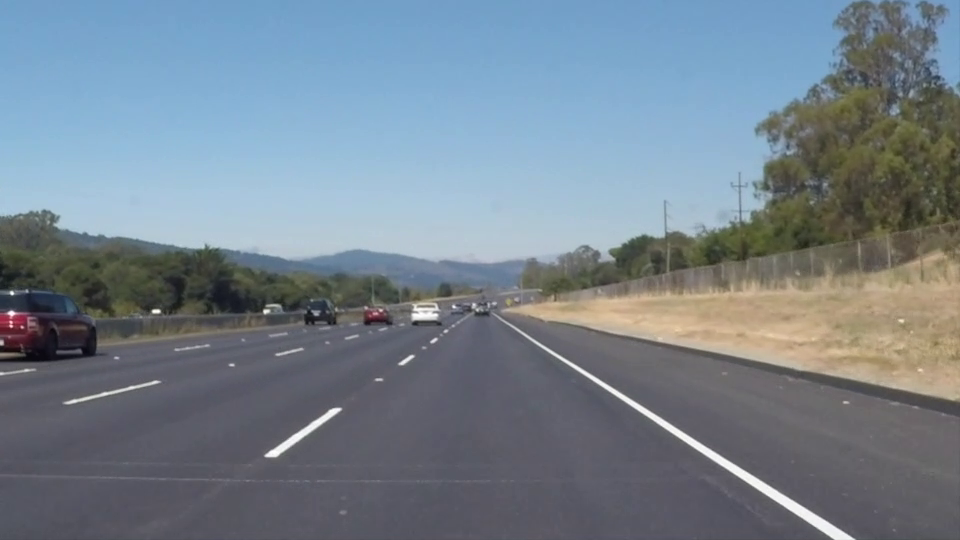
#> input picture frame 22 of TF/Udacity/self-driving/CarND-LaneLines-P1/solidWhiteRight.mp4, 960 x 540 px
$ python '霍夫变换2.py'
#> lines starting #> are read from the running program, lines starting #| are printed output that depends on the picture; after the words box and inside, x2 and y2 are one past the last pixel; in counts of white or black regions, pixels touching at a corner belong together; long printed decimals are rounded
# coding=utf-8

import cv2
import numpy as np
from matplotlib import pyplot as plt

cap=cv2.VideoCapture('solidWhiteRight.mp4')

while True:
    ret, img = cap.read()
#> img is the input picture: shape (540, 960, 3); mean B, G, R 141.9, 130.7, 117.7
    img=cv2.cvtColor(img,cv2.COLOR_BGR2RGB)
    rows, cols, ch = img.shape
#> rows = 540; cols = 960; ch = 3

    pts1 = np.float32([[329, 244], [994, 244], [225, 372], [1099, 372]])
    pts2 = np.float32([[300, 0], [600, 0], [300, 300], [600, 300]])

    M = cv2.getPerspectiveTransform(pts1, pts2)

    dst = cv2.warpPerspective(img, M, (900,800))
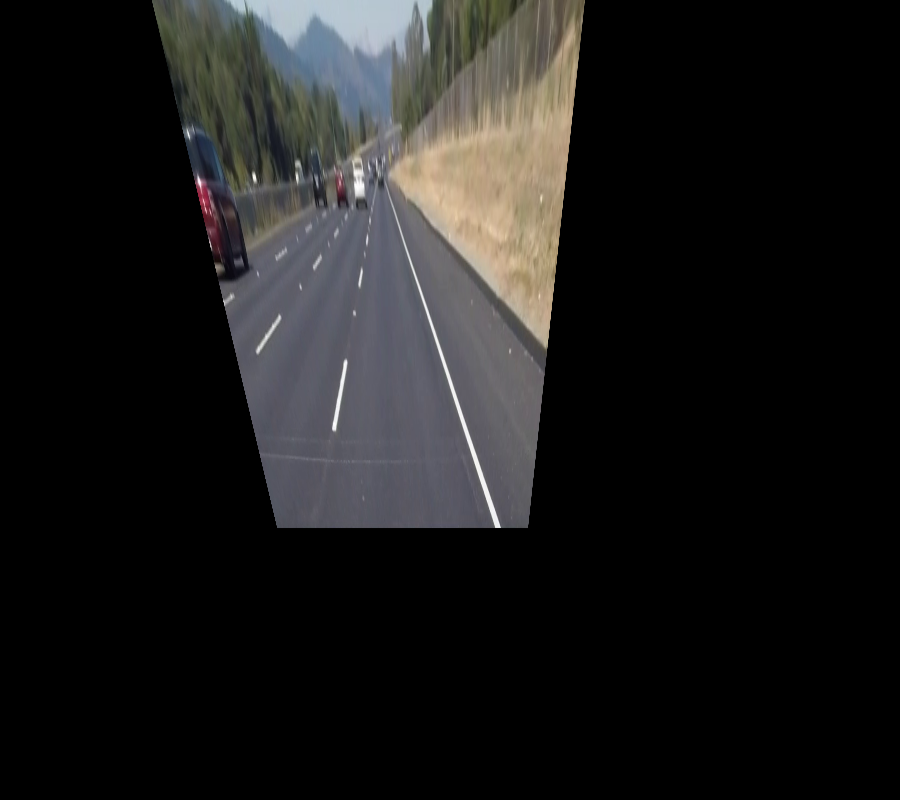
#> dst: shape (800, 900, 3); mean R, G, B 27.5, 27, 26.7

    plt.subplot(131), plt.imshow(img), plt.title('Input')
    plt.subplot(133), plt.imshow(dst), plt.title('Output')
    #plt.show()


    img1 = img.copy()
    img2 = img.copy()

    gray = cv2.cvtColor(img1, cv2.COLOR_RGB2GRAY)
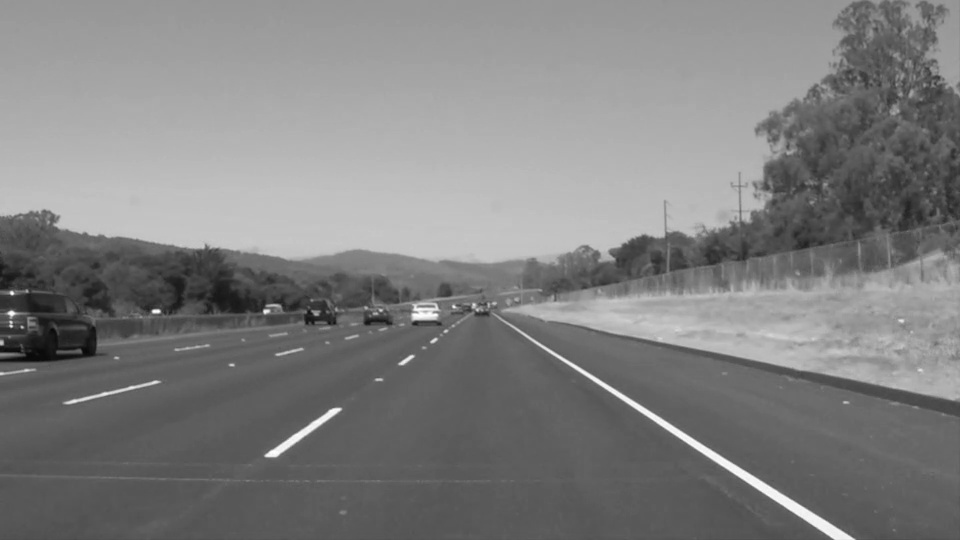
#> gray: shape (540, 960); min 6, max 255, mean 128

    #gray = cv2.adaptiveThreshold(gray, 255, cv2.ADAPTIVE_THRESH_MEAN_C, cv2.THRESH_BINARY, 5, 7)
    #retval, gray = cv2.threshold(gray, 50, 255, cv2.THRESH_BINARY)

    img1 = cv2.GaussianBlur(gray, (3, 3), 0)
    edges = cv2.Canny(img1, 50, 150, apertureSize=3)
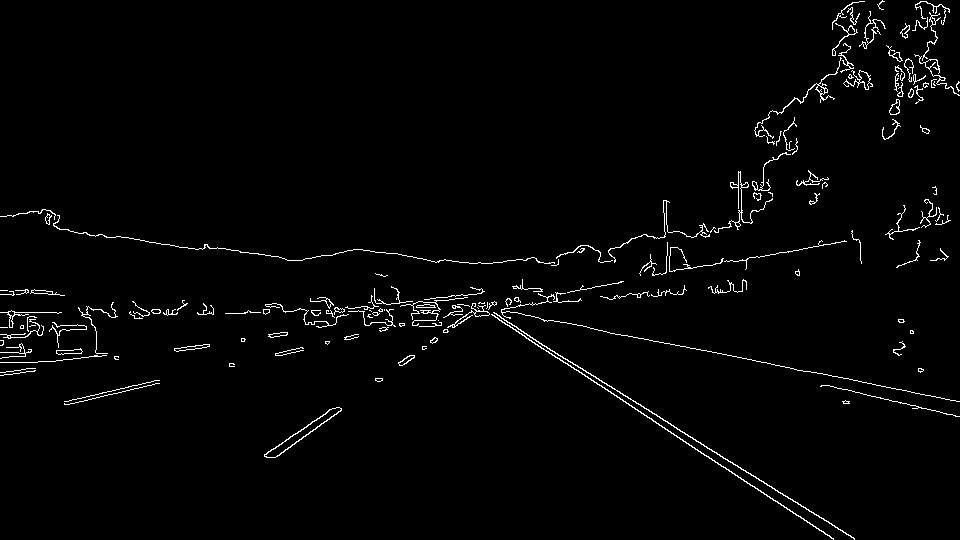
#> edges: shape (540, 960); 2% white in thin lines or dots
    lines2 = cv2.HoughLines(edges, 1, np.pi / 180, 118)
#> lines2 = 30 rows, first 8: [4, 2.13], [210, 1.76], [-3, 2.15], [-17, 2.16], [384, 1.4], [20, 2.11], [372, 1.41], [321, 1.54]
    result = img1.copy()

    # 经验参数
    minLineLength = 2
    maxLineGap = 50
    lines = cv2.HoughLinesP(edges, 1, np.pi / 180, 80, minLineLength, maxLineGap)
#> lines = [[587, 372, 680, 430], [664, 428, 819, 529]]
    for x1, y1, x2, y2 in lines[0]:
        cv2.line(img2, (x1, y1), (x2, y2), (255, 0, 0), 4)
#> this loop made 1 pass
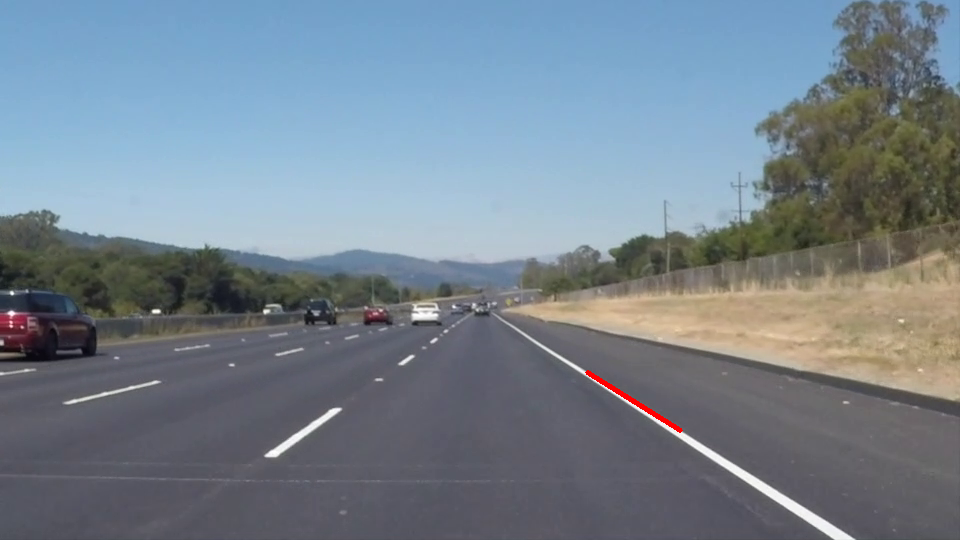
#> img2: shape (540, 960, 3); mean R, G, B 117.8, 130.5, 141.8

    for line in lines2[0]:
        rho = line[0] #第一个元素是距离rho
        theta = line[1] #第二个元素是角度theta
        print(rho)
        print(theta)
        if (theta < (np.pi/4.)) or (theta > (3.*np.pi/4.0)):  #垂直直线
                 #该直线与第一行的交点
            pt1 = (int(rho/np.cos(theta)),0)
            #该直线与最后一行的焦点
            pt2 = (int((rho-edges.shape[0]*np.sin(theta))/np.cos(theta)),edges.shape[0])
            #绘制一条白线
            cv2.line( edges, pt1, pt2, (128),10)
        else: #水平直线
            # 该直线与第一列的交点
            pt1 = (0,int(rho/np.sin(theta)))
            #该直线与最后一列的交点
            pt2 = (edges.shape[1], int((rho-edges.shape[1]*np.cos(theta))/np.sin(theta)))
            #绘制一条直线
            cv2.line(edges, pt1, pt2, (128), 10)
#> this loop made 1 pass
#> (rho, theta, pt1, pt2) on pass 1: (4, 2.13, (0, 4), (960, 604))
#| 4.0
#| 2.129
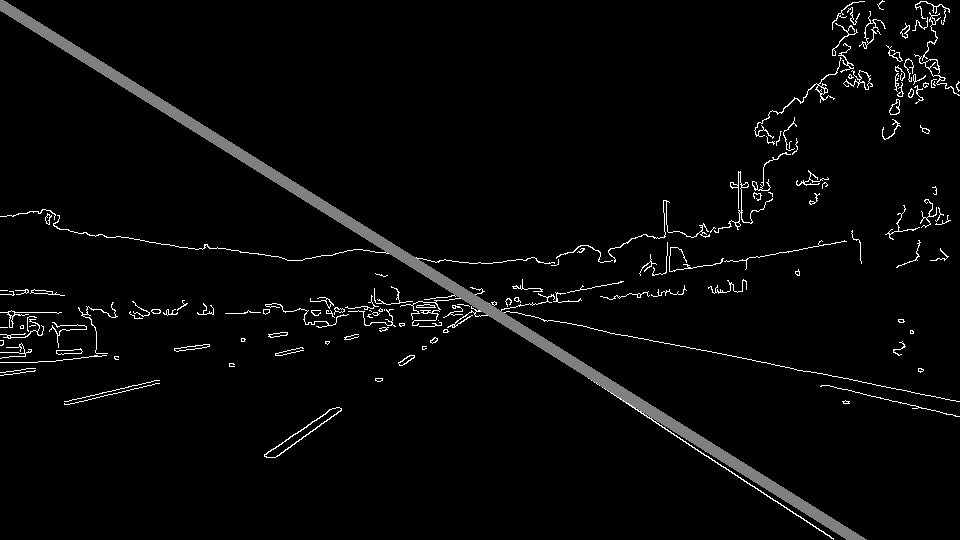
#> edges: shape (540, 960); 2.13% of pixels changed, all inside (x1, y1, x2, y2) = (0, 0, 867, 540)


    plt.subplot(221), plt.imshow(img), plt.title('Input')
    plt.subplot(222), plt.imshow(dst), plt.title('Output')
    plt.subplot(223), plt.imshow(edges), plt.title('canny')
    plt.subplot(224), plt.imshow(img2), plt.title('changed')

    plt.show()
    key = cv2.waitKey(10)
#> (key Esc is pressed here)
    if key == 27:
        break
    cv2.destroyAllWindows()

$ run again, starting later in the video
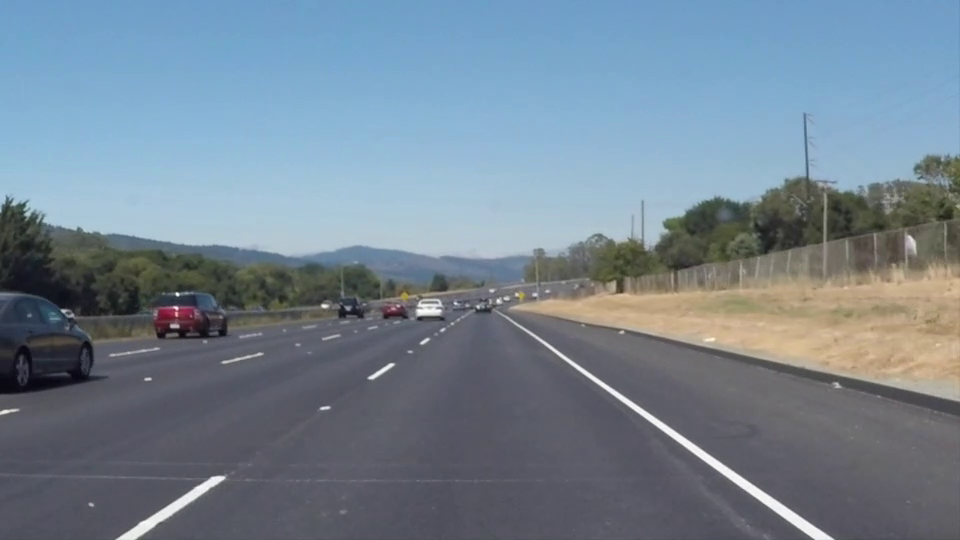
#> input picture frame 99 of TF/Udacity/self-driving/CarND-LaneLines-P1/solidWhiteRight.mp4, 960 x 540 px
#> img is the input picture: shape (540, 960, 3); mean B, G, R 146, 132.3, 116.7
#> lines2 = 51 rows, first 8: [-41, 2.2], [193, 1.78], [-20, 2.16], [171, 1.82], [395, 1.38], [336, 1.47], [327, 1.52], [522, 0.977]
#> lines = [[635, 410, 706, 462], [666, 425, 732, 470], [757, 487, 833, 538], [144, 520, 195, 487]]
#> the loop `for x1, y1, x2, y2 in lines[0]:` made 1 pass
#> after the loop `for x1, y1, x2, y2 in lines[0]:`:
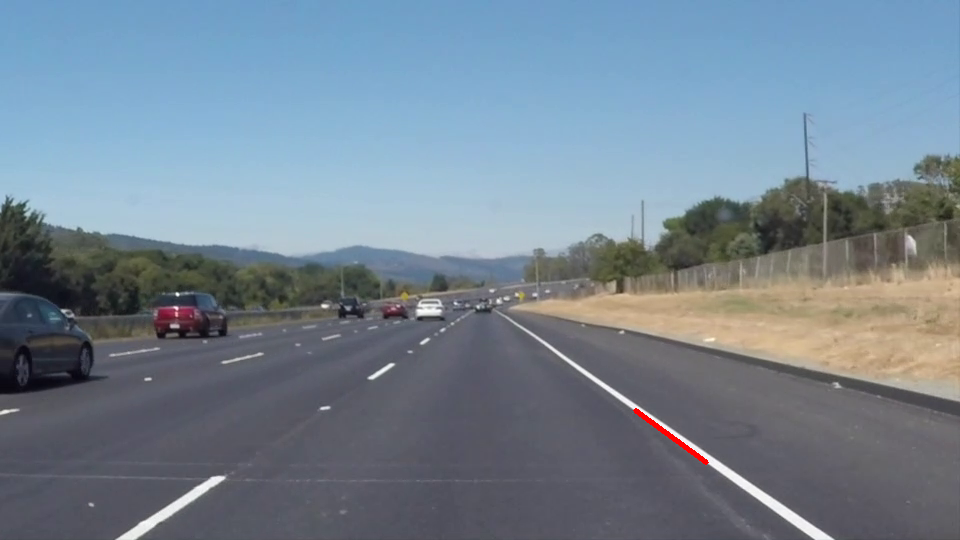
#> img2: shape (540, 960, 3); mean R, G, B 116.8, 132.1, 145.8
#> the loop `for line in lines2[0]:` made 1 pass
#> (rho, theta, pt1, pt2) on pass 1: (-41, 2.2, (0, -50), (960, 646))
#> (printed output is left out)
#> after the loop `for line in lines2[0]:`:
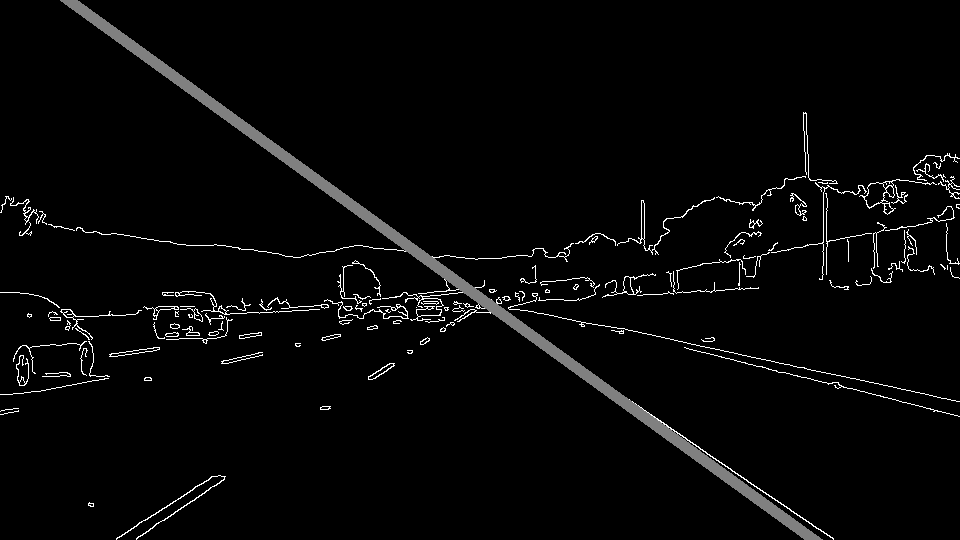
#> edges: shape (540, 960); min 0, max 255, mean 7

$ run again, starting later in the video
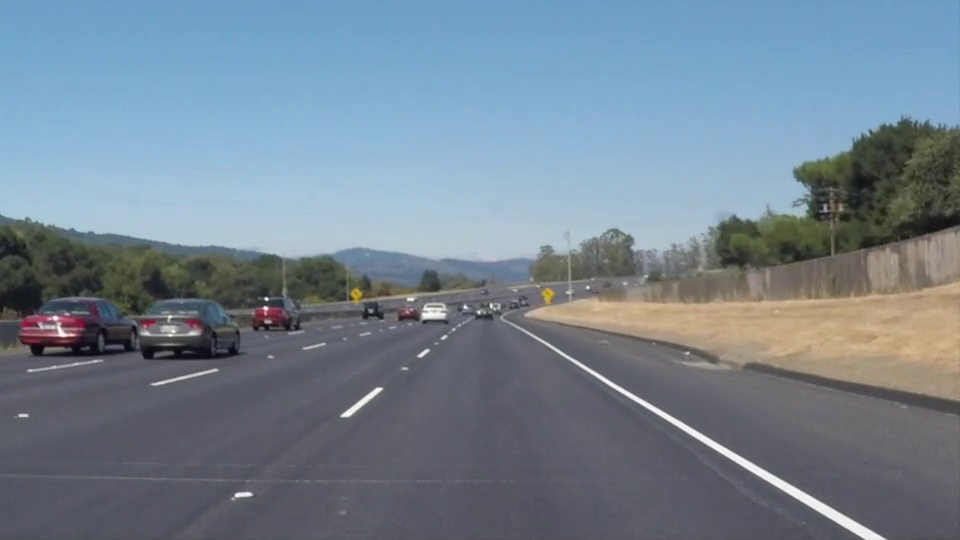
#> input picture frame 176 of TF/Udacity/self-driving/CarND-LaneLines-P1/solidWhiteRight.mp4, 960 x 540 px
#> img is the input picture: shape (540, 960, 3); mean B, G, R 145.2, 131.6, 116.5
#> lines2 = 76 rows, first 8: [17, 2.11], [25, 2.09], [328, 1.48], [338, 1.47], [327, 1.54], [323, 1.54], [228, 1.75], [313, 1.55]
#> lines = [[732, 451, 796, 488], [678, 427, 783, 490], [796, 487, 868, 529]]
#> the loop `for x1, y1, x2, y2 in lines[0]:` made 1 pass
#> after the loop `for x1, y1, x2, y2 in lines[0]:`:
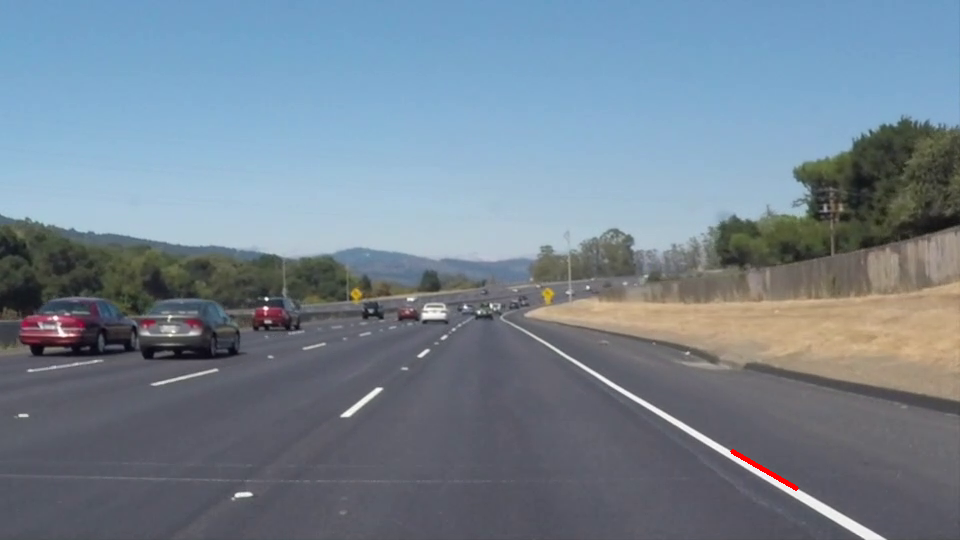
#> img2: shape (540, 960, 3); mean R, G, B 116.6, 131.5, 145.1
#> the loop `for line in lines2[0]:` made 1 pass
#> (rho, theta, pt1, pt2) on pass 1: (17, 2.11, (0, 19), (960, 596))
#> (printed output is left out)
#> after the loop `for line in lines2[0]:`:
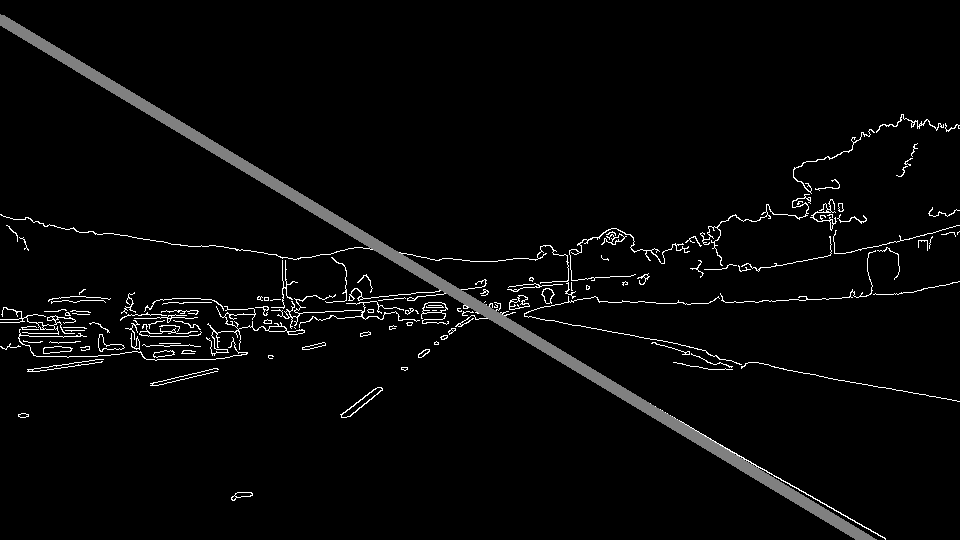
#> edges: shape (540, 960); min 0, max 255, mean 7.6
